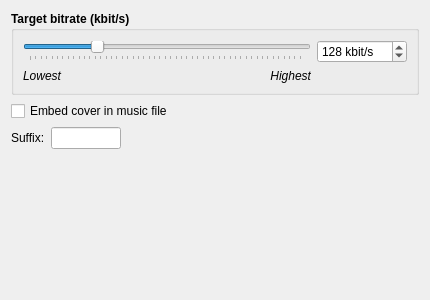
<?xml version="1.0" encoding="UTF-8"?>
<ui version="4.0">
 <class>OpusEncWidgetUI</class>
 <widget class="QWidget" name="OpusEncWidgetUI">
  <property name="geometry">
   <rect>
    <x>0</x>
    <y>0</y>
    <width>430</width>
    <height>300</height>
   </rect>
  </property>
  <property name="minimumSize">
   <size>
    <width>430</width>
    <height>300</height>
   </size>
  </property>
  <layout class="QGridLayout" name="gridLayout_2">
   <item row="2" column="0">
    <layout class="QHBoxLayout" name="horizontalLayout">
     <item>
      <widget class="QLabel" name="label_suffix">
       <property name="sizePolicy">
        <sizepolicy hsizetype="Preferred" vsizetype="Fixed">
         <horstretch>0</horstretch>
         <verstretch>0</verstretch>
        </sizepolicy>
       </property>
       <property name="text">
        <string>Suffix:</string>
       </property>
      </widget>
     </item>
     <item>
      <widget class="QLineEdit" name="qlineedit_suffix">
       <property name="sizePolicy">
        <sizepolicy hsizetype="Fixed" vsizetype="Fixed">
         <horstretch>30</horstretch>
         <verstretch>0</verstretch>
        </sizepolicy>
       </property>
       <property name="maximumSize">
        <size>
         <width>70</width>
         <height>16777215</height>
        </size>
       </property>
      </widget>
     </item>
     <item>
      <spacer name="horizontalSpacer">
       <property name="orientation">
        <enum>Qt::Horizontal</enum>
       </property>
       <property name="sizeHint" stdset="0">
        <size>
         <width>40</width>
         <height>20</height>
        </size>
       </property>
      </spacer>
     </item>
    </layout>
   </item>
   <item row="1" column="0">
    <widget class="QCheckBox" name="checkBox_embedcover">
     <property name="text">
      <string>Embed cover in music file</string>
     </property>
    </widget>
   </item>
   <item row="3" column="0">
    <spacer name="verticalSpacer">
     <property name="orientation">
      <enum>Qt::Vertical</enum>
     </property>
     <property name="sizeHint" stdset="0">
      <size>
       <width>20</width>
       <height>1</height>
      </size>
     </property>
    </spacer>
   </item>
   <item row="0" column="0">
    <widget class="QGroupBox" name="groupBox">
     <property name="font">
      <font>
       <weight>75</weight>
       <bold>true</bold>
      </font>
     </property>
     <property name="title">
      <string>Target bitrate (kbit/s)</string>
     </property>
     <layout class="QGridLayout" name="gridLayout">
      <item row="0" column="3">
       <widget class="QSpinBox" name="kintspinbox_bitrate">
        <property name="maximumSize">
         <size>
          <width>90</width>
          <height>16777215</height>
         </size>
        </property>
        <property name="font">
         <font>
          <weight>50</weight>
          <bold>false</bold>
         </font>
        </property>
        <property name="specialValueText">
         <string/>
        </property>
        <property name="suffix">
         <string> kbit/s</string>
        </property>
        <property name="prefix">
         <string/>
        </property>
        <property name="minimum">
         <number>4</number>
        </property>
        <property name="maximum">
         <number>510</number>
        </property>
        <property name="value">
         <number>128</number>
        </property>
       </widget>
      </item>
      <item row="1" column="0">
       <widget class="QLabel" name="label_lowest">
        <property name="font">
         <font>
          <weight>50</weight>
          <italic>true</italic>
          <bold>false</bold>
         </font>
        </property>
        <property name="text">
         <string>Lowest</string>
        </property>
       </widget>
      </item>
      <item row="1" column="1" colspan="2">
       <widget class="QLabel" name="label_highest">
        <property name="font">
         <font>
          <weight>50</weight>
          <italic>true</italic>
          <bold>false</bold>
         </font>
        </property>
        <property name="text">
         <string>Highest</string>
        </property>
        <property name="alignment">
         <set>Qt::AlignRight|Qt::AlignTrailing|Qt::AlignVCenter</set>
        </property>
       </widget>
      </item>
      <item row="0" column="0" colspan="3">
       <widget class="QSlider" name="horizontalSlider_bitrate">
        <property name="minimum">
         <number>4</number>
        </property>
        <property name="maximum">
         <number>510</number>
        </property>
        <property name="pageStep">
         <number>10</number>
        </property>
        <property name="value">
         <number>128</number>
        </property>
        <property name="orientation">
         <enum>Qt::Horizontal</enum>
        </property>
        <property name="tickPosition">
         <enum>QSlider::TicksBelow</enum>
        </property>
       </widget>
      </item>
     </layout>
    </widget>
   </item>
  </layout>
 </widget>
 <resources/>
 <connections/>
</ui>
